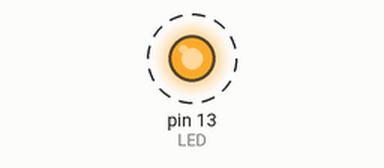
Simulated run of this sketch. Board: Arduino Uno, built with avr-gcc and run on an emulated ATmega328P. Shown: output pins drawn as LEDs (lit = HIGH). Dashed ring = blinking.

Above: at 0.5 s.
Timing chart, 0 to 4.6 s (numbered marks = the images above):
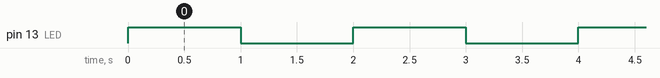

Measured:
- by itself, pin 13 (LED): alternates HIGH for 1.0 s and LOW for 1.0 s

The sketch:

Blink.ino
```cpp
// La función 'setup' se ejecuta una única vez al encender la placa
// o presionar reset.
void setup()
{
  // Inicializa el pin digital como salida
  DDRB |= _BV(DDB5);
}

// La función 'loop' corre indefinidamente una y otra vez.
void loop()
{
  PORTB |= _BV(PORTB5);   // Enciende LED
  delay(1000);            // Espera por 1 seg.

  PORTB &= ~_BV(PORTB5);  // Apaga LED
  delay(1000);            // Espera por 1 seg.
}
```
